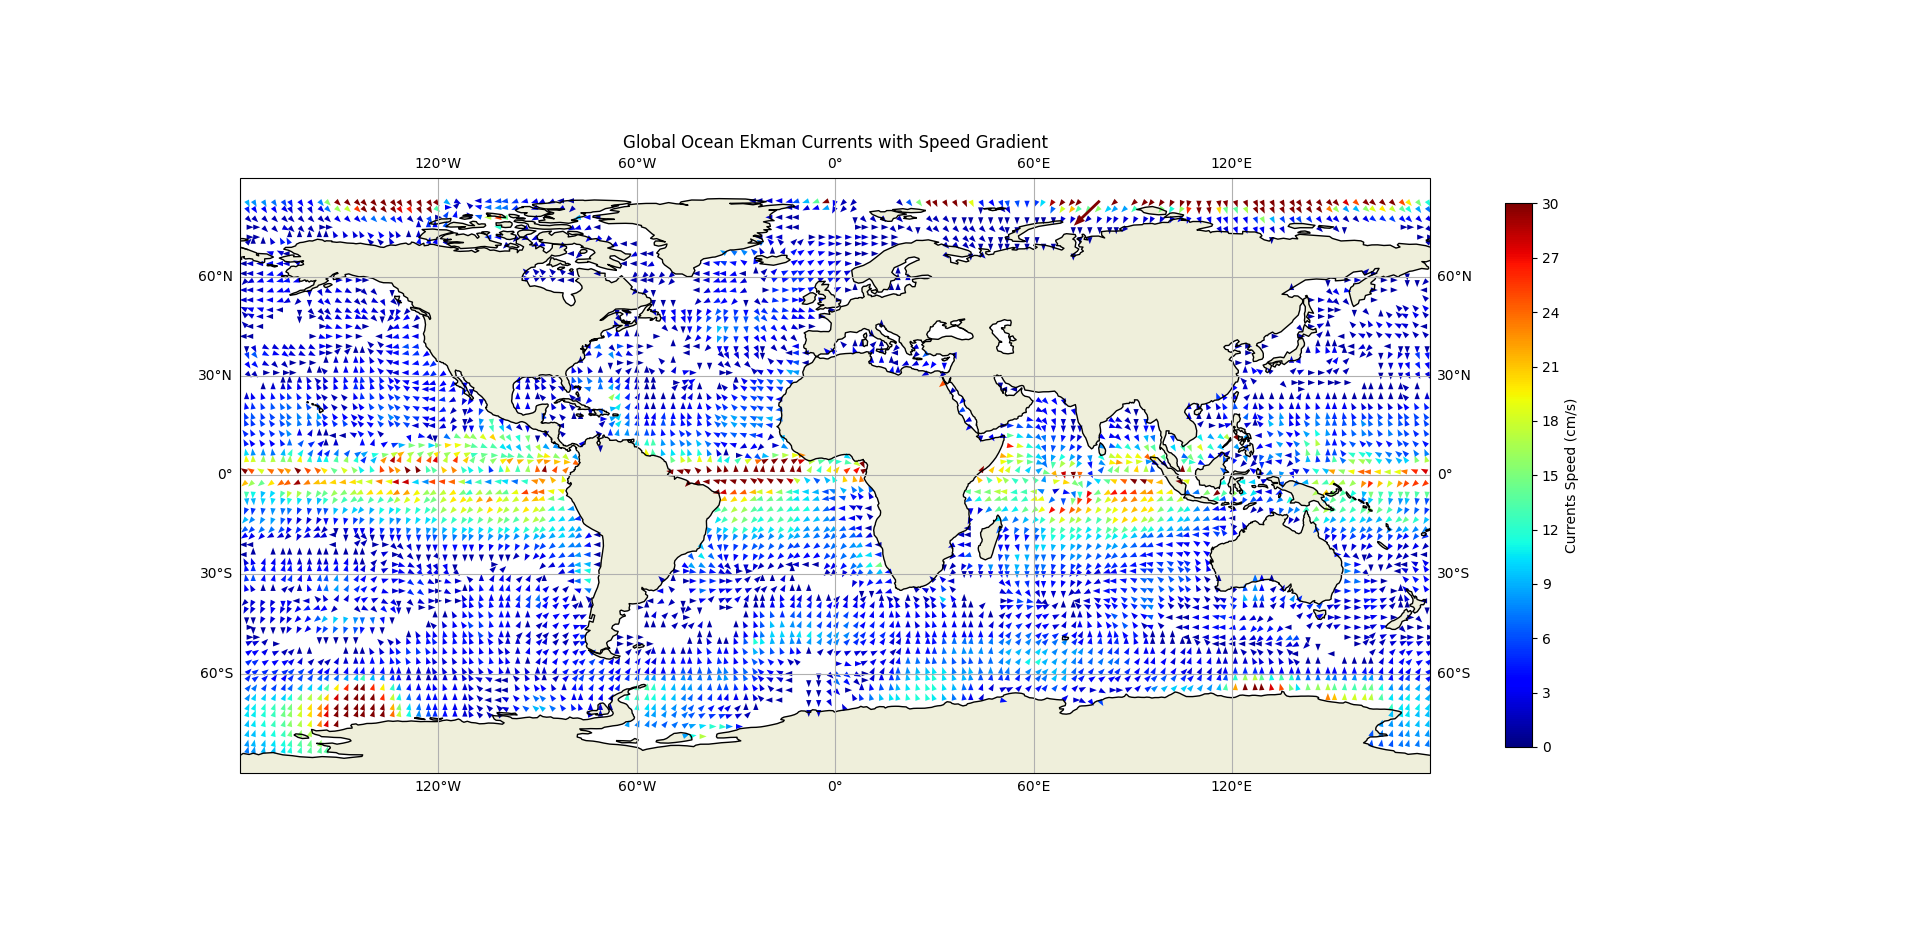

The Python source for this figure:
import numpy as np
import matplotlib.pyplot as plt
import cartopy.crs as ccrs
import cartopy.feature as cfeature
from netCDF4 import Dataset

# Load the dataset
dataset_path = '/mnt/c/Users/ASUS/Downloads/nices_ekecg_20200923/SRLG_TSC_20200908_20200923.nc'
dataset = Dataset(dataset_path)

# Read latitude, longitude, and Ekman currents data
latitudes = dataset.variables['latitude'][:]
longitudes = dataset.variables['longitude'][:]
u_ekm = dataset.variables['u_ekm'][:]
v_ekm = dataset.variables['v_ekm'][:]

# Mask the _FillValue for proper visualization
u_ekm = np.ma.masked_equal(u_ekm, -9999)
v_ekm = np.ma.masked_equal(v_ekm, -9999)

# Adjust longitudes to be in the range -180 to 180 degrees
longitudes_adjusted = (longitudes + 180) % 360 - 180

# Subsample the data for faster plotting (e.g., every 20th point)
subsample = 11
lat_sub = latitudes[::subsample]
lon_sub = longitudes_adjusted[::subsample]
u_ekm_sub = u_ekm[::subsample, ::subsample].T  # Transpose for plotting
v_ekm_sub = v_ekm[::subsample, ::subsample].T  # Transpose for plotting

# Create a meshgrid for the subsampled latitude and longitude
lon_mesh, lat_mesh = np.meshgrid(lon_sub, lat_sub)

# Normalize wind vectors for uniform arrow size
magnitude = np.sqrt(u_ekm_sub**2 + v_ekm_sub**2)
u_ekm_norm = u_ekm_sub / magnitude
v_ekm_norm = v_ekm_sub / magnitude

# Create the plot and projection
fig = plt.figure(figsize=(15, 10))
ax = plt.axes(projection=ccrs.PlateCarree(central_longitude=0))

ax.set_extent([-180, 180, -90, 90], crs=ccrs.PlateCarree())
ax.coastlines()
ax.add_feature(cfeature.LAND, zorder=0)

# Use a colormap to represent the wind speed
magnitude = np.sqrt(u_ekm_sub**2 + v_ekm_sub**2)
norm = plt.Normalize(0, 30)
cmap = plt.cm.jet

# Create the quiver plot with uniform arrow size and color coding based on wind speed
q = ax.quiver(lon_mesh, lat_mesh, u_ekm_norm, v_ekm_norm, magnitude, 
              transform=ccrs.PlateCarree(), scale=170, cmap=cmap, norm=norm, 
              headlength=4, headaxislength=4, headwidth=3)

# Add a color bar
cbar = plt.colorbar(q, ax=ax, orientation='vertical', shrink=0.75)
cbar.set_label('Currents Speed (cm/s)')
cbar.set_ticks([0, 3, 6, 9, 12, 15, 18, 21, 24, 27, 30])
cbar.set_ticklabels([0, 3, 6, 9, 12, 15, 18, 21, 24, 27, 30])

# Add additional map features
ax.gridlines(draw_labels=True)
ax.set_title('Global Ocean Ekman Currents with Speed Gradient')

# Show the plot
plt.show()

# Close the dataset
dataset.close()
